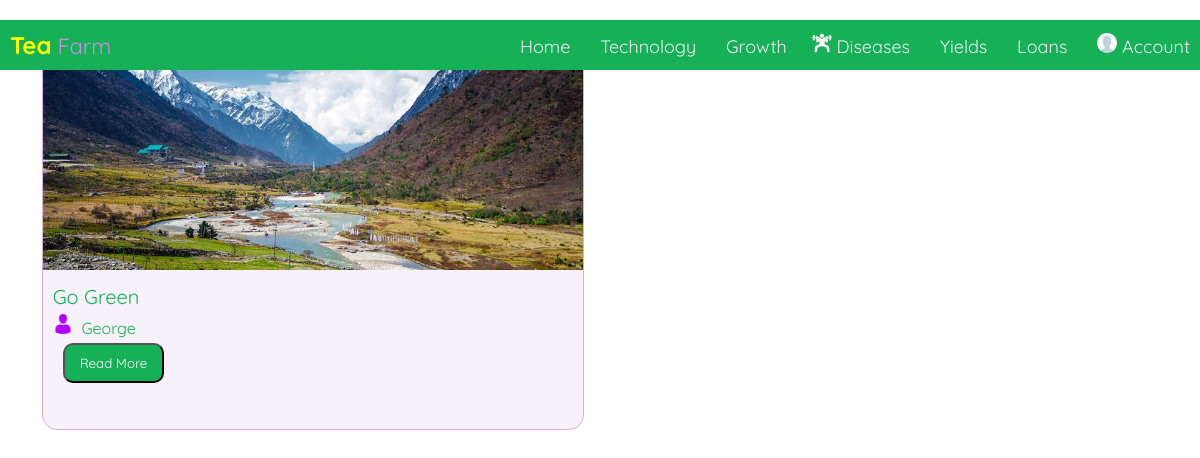
Screenshot of /diseases.php with the database file from the repository.
### tables this page shows
CREATE TABLE `posts` (
  `Post_ID` int(11) NOT NULL,
  `title` varchar(100) NOT NULL,
  `description` text NOT NULL,
  `featured` varchar(200) NOT NULL,
  `category` varchar(30) NOT NULL,
  `author` varchar(50) NOT NULL,
  `date` datetime NOT NULL,
  `status` varchar(10) NOT NULL,
  `visitors` int(5) NOT NULL,
  `scheduledate` date NOT NULL
);

CREATE TABLE `users` (
  `UID` int(11) NOT NULL,
  `Name` varchar(50) NOT NULL,
  `Email` varchar(50) NOT NULL,
  `Password` varchar(50) NOT NULL,
  `Created` date NOT NULL
);

### diseases.php (the view, shortened to what this page needs)
<!DOCTYPE html>
<html>
<head>
	<link rel="stylesheet" type="text/css" href="style.css">
</head>
<body>
<?php include "header.php"; ?>
	<div class="container">
		<div class="left">
			<?php
include("config.php");
$sql = "SELECT Post_ID,title,description,author,featured from posts where status='publish' and category='Health'order by date desc limit 10;";
$result = $db->query($sql);
if ($result->num_rows > 0) {
    while($row = $result->fetch_assoc()) {
    	$sql2 = "SELECT Name from users where email='".$row['author']."';";
$result2 = $db->query($sql2);
$row2 = $result2->fetch_assoc();
        echo "<div class='articlelink'>
               <img src='admin/uploads/".$row['featured']."' width='100%' height='70%' class='articimage'><br>
               <div class='contentcontainer'>
               <label class='titlehai' style='margin-top:5px;'>".$row['title']."</label><br>
               <label><img src='images/man-user.png' width='20px' style='margin-top:5px;'></img>&nbsp; ".$row2['Name']."</label><br>
               <a href='view-post.php?pid=".$row['Post_ID']."'><input type='button' style='cursor:pointer; margin-top:5px;' class='read' value='Read More' ></a>
               </div>
			</div>	";
    }
} else {
    echo "No Posts Yet";
}
?>
		</div>
	</div>
</body>
</html>

### style.css (style rules this page uses)
.articimage { -webkit-transition: all 2s ease; -moz-transition: all 2s ease; -ms-transition: all 2s ease; transition: all 2s ease; }
.articlelink { background-color: #f7f1f9; }
.articlelink { width: 32.5%; border:1px solid #d6ade0; height: 500px; float: left; border-radius: 15px; margin-top: 10px; margin-left: 10px; }
.contentcontainer { padding: 10px 10px 10px 10px; }
.read { background-color: #16b157; color: white; padding: 10px 15px 10px 15px; border-radius: 10px; margin-left: 10px; font-family: 'Quicksand', sans-serif; }
label { font-family: 'Quicksand', sans-serif; color: #16b157; }
.titlehai { font-size: 20px; }
.container { margin-top: 20px; width:97%; margin-left: 20px; margin-right: 20px; height: 98%; }
.left { width:98%; border-radius: 20px; margin-left: 200px; height: 80%; float: left; }
@media (max-width: 1600px) { .left { width:97%; border-radius: 20px; height: 80%; float: left; } }
@media (max-width: 1600px) { .articlelink { max-width: 50%; height: 470px; border:1px solid #16b157; } }
@media (max-width: 1600px) { .articimage { height: 60%; } }
@media (max-width: 1297px) { .left { width:97%; border-radius: 20px; height: 80%; float: left; } }
@media (max-width: 1297px) { .articlelink { max-width: 48%; height: 400px; border:1px solid #d6ade0; width: 49%; } }
* { box-sizing: border-box; }
body { margin: 0px; font-family: 'Quicksand', sans-serif; }

### diseases.php (style rules this page uses)
.left { margin-left: 1%; }

### rows the page displays
posts: featured (picture), title "Go Green", users.Name "George"
